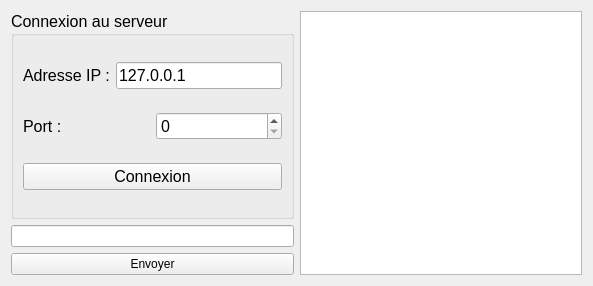
<?xml version="1.0" encoding="UTF-8"?>
<ui version="4.0">
 <class>ApplicationTCP</class>
 <widget class="QWidget" name="ApplicationTCP">
  <property name="geometry">
   <rect>
    <x>0</x>
    <y>0</y>
    <width>593</width>
    <height>286</height>
   </rect>
  </property>
  <property name="windowTitle">
   <string>ApplicationTCP</string>
  </property>
  <layout class="QHBoxLayout" name="horizontalLayout_3">
   <item>
    <layout class="QVBoxLayout" name="verticalLayout_2">
     <item>
      <widget class="QGroupBox" name="groupBox">
       <property name="font">
        <font>
         <pointsize>12</pointsize>
        </font>
       </property>
       <property name="title">
        <string>Connexion au serveur</string>
       </property>
       <layout class="QVBoxLayout" name="verticalLayout">
        <item>
         <layout class="QHBoxLayout" name="horizontalLayout">
          <item>
           <widget class="QLabel" name="label">
            <property name="font">
             <font>
              <pointsize>12</pointsize>
             </font>
            </property>
            <property name="text">
             <string>Adresse IP :</string>
            </property>
           </widget>
          </item>
          <item>
           <widget class="QLineEdit" name="lineEditAdresse">
            <property name="text">
             <string>127.0.0.1</string>
            </property>
           </widget>
          </item>
         </layout>
        </item>
        <item>
         <layout class="QHBoxLayout" name="horizontalLayout_2">
          <item>
           <widget class="QLabel" name="label_2">
            <property name="font">
             <font>
              <pointsize>12</pointsize>
             </font>
            </property>
            <property name="text">
             <string>Port :</string>
            </property>
           </widget>
          </item>
          <item>
           <widget class="QSpinBox" name="spinBox">
            <property name="maximum">
             <number>9999</number>
            </property>
           </widget>
          </item>
         </layout>
        </item>
        <item>
         <widget class="QPushButton" name="pushButtonConnexion">
          <property name="text">
           <string>Connexion</string>
          </property>
         </widget>
        </item>
       </layout>
      </widget>
     </item>
     <item>
      <widget class="QLineEdit" name="lineEditEnvoyer"/>
     </item>
     <item>
      <widget class="QPushButton" name="pushButtonEnvoyer">
       <property name="text">
        <string>Envoyer</string>
       </property>
      </widget>
     </item>
    </layout>
   </item>
   <item>
    <widget class="QTextEdit" name="textEdit"/>
   </item>
  </layout>
 </widget>
 <resources/>
 <connections/>
</ui>
